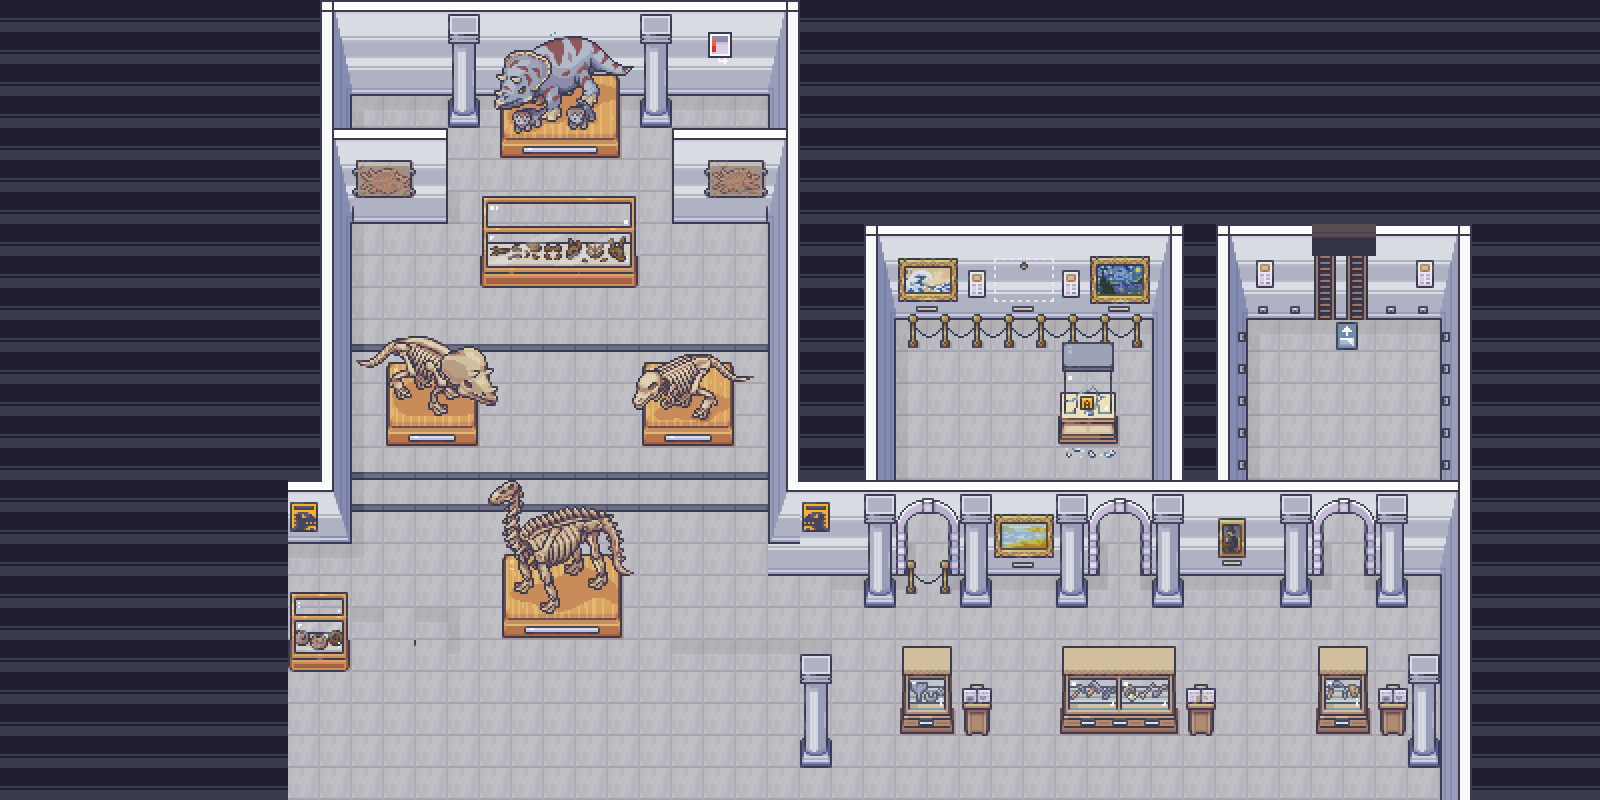

A level layout from a 2D game, rendered from its tile map. Below: a short description, then the map file with tile-grid data replaced by summaries:
An orthogonal 50x25 tile map with 32x32 px tiles, 3 tile layers (fond, mursol, ouvert), 6 tilesets and 37 objects.

<map version="1.9" tiledversion="1.9.2" orientation="orthogonal" renderorder="right-down" width="50" height="25" tilewidth="32" tileheight="32" infinite="0" nextlayerid="11" nextobjectid="78">
 <tileset firstgid="1" source="Museum_room_1_layer_1_32x32.tsx" />
 <tileset firstgid="341" source="Museum_room_1_layer_2_32x32.tsx" />
 <tileset firstgid="681" source="Museum_room_3_layer_1_32x32.tsx" />
 <tileset firstgid="1038" source="Museum_room_3_layer_2_32x32.tsx" />
 <tileset firstgid="1395" source="22_Museum_32x32.tsx" />
 <tileset firstgid="3347" source="Interiors_32x32.tsx" />
 <layer id="2" name="fond" width="50" height="25" locked="1">
  <data>[1250 cells, 1250 non-empty, 1 distinct tile ids]</data>
 </layer>
 <layer id="1" name="mursol" width="50" height="25">
  <data>[1250 cells, 785 non-empty, 634 distinct tile ids]</data>
 </layer>
 <layer id="6" name="ouvert" width="50" height="25">
  <data>[1250 cells, 591 non-empty, 569 distinct tile ids]</data>
 </layer>
 <group id="9" name="Collisions" opacity="0.86">
  <objectgroup id="7" name="Collisions">
   <object id="1" x="316.654" y="-47.8558" width="471.396" height="78.8215" />
   <object id="4" x="325.51" y="160.309" width="106.426" height="39.3707" />
   <object id="5" x="691.481" y="157.741" width="78.5423" height="39.9382" />
   <object id="8" x="263.311" y="477.261" width="12.5858" height="321.51" />
   <object id="11" x="771.167" y="480.549" width="129.291" height="48.9657" />
   <object id="12" x="288.33" y="787.185" width="1175.06" height="9.15332" />
   <object id="13" x="1470.22" y="224.112" width="33.1808" height="569.794" />
   <object id="15" x="956.522" y="482.838" width="123.011" height="29.389" />
   <object id="16" x="1179.17" y="481.693" width="126.616" height="31.1007" />
   <object id="17" x="1377.57" y="480.549" width="93.8215" height="38.8215" />
   <object id="19" x="1190.54" y="222.4" width="25.1716" height="256.293" />
   <object id="20" x="1153.32" y="227.689" width="27.46" height="254.005" />
   <object id="21" x="874.142" y="224.256" width="306.636" height="90.389" />
   <object id="22" x="862.7" y="223.112" width="29.7483" height="257.437" />
   <object id="51" x="1223" y="166.5" width="91" height="86.5" />
   <object id="53" x="1372" y="155" width="96" height="93" />
   <object id="54" x="252" y="1" width="70" height="481" />
   <object id="55" x="798" y="3" width="67" height="477" />
   <object id="60" x="500.5" y="61.5" width="117" height="52" />
   <object id="61" x="503.5" y="245.5" width="114" height="18" />
   <object id="62" x="401.5" y="379.5" width="56" height="24" />
   <object id="63" x="660.5" y="374.5" width="55" height="29" />
   <object id="64" x="514.5" y="565.5" width="94" height="29" />
   <object id="65" x="290.5" y="643.5" width="58" height="22" />
   <object id="66" x="896.5" y="680.5" width="52" height="19" />
   <object id="67" x="1062.5" y="687.5" width="113" height="15" />
   <object id="68" x="1317.5" y="691.5" width="45" height="15" />
   <object id="69" x="866.5" y="486.5" width="24" height="50" />
   <object id="70" x="894.5" y="523.5" width="62" height="26" />
   <object id="71" x="959.5" y="515.5" width="31" height="31" />
   <object id="72" x="1056.5" y="520.5" width="27" height="23" />
   <object id="73" x="1162.5" y="512.5" width="29" height="30" />
   <object id="74" x="1280.5" y="485.5" width="30" height="46" />
   <object id="75" x="1379.5" y="482.5" width="26" height="42" />
   <object id="76" x="1057.5" y="396.5" width="44" height="12" />
   <object id="77" x="896.5" y="290.5" width="252" height="33" />
  </objectgroup>
  <objectgroup id="10" name="Lvlup">
   <object id="59" x="1316" y="206" width="55" height="89" />
  </objectgroup>
 </group>
</map>
